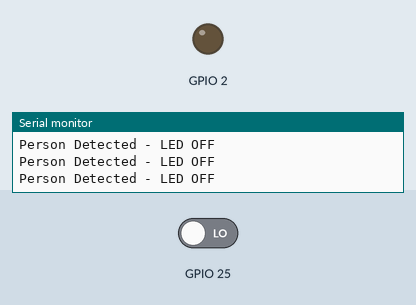
Bench run of a sketch on a simulated ESP32. On the bench: output pins drawn as LEDs (lit = HIGH), the last lines printed to the serial monitor. Inputs (shaded band) come from the test bench; at power-on: GPIO 25 LOW.

Above: at 1.2 s.
1.3 s: GPIO 25 driven HIGH
At 2.0 s:
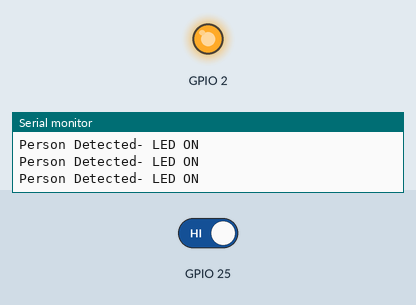
2.8 s: GPIO 25 driven LOW
At 3.8 s:
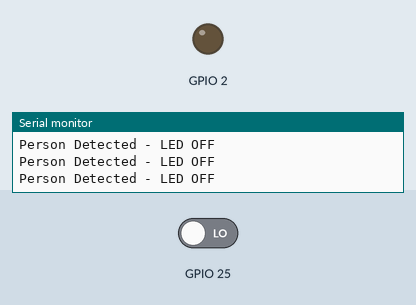
Timing chart, 0 to 5.8 s (numbered marks = the images above; inputs shaded):
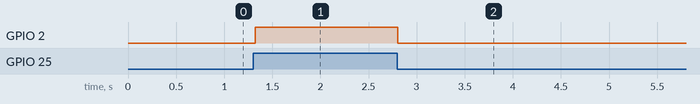

Measured:
- after the input at 1.3 s, GPIO 2: LOW → HIGH at once
- after the input at 2.8 s, GPIO 2: HIGH → LOW at once

The sketch:

pir_sensor.ino
```cpp
void setup() {
 pinMode(2,OUTPUT);
 pinMode(25,INPUT);
 Serial.begin(9600);

}

void loop() {
  int IR_status=digitalRead(25);
  if(IR_status== 1){
    digitalWrite(2,HIGH);
    Serial.println("Person Detected- LED ON");
    delay(10);
  }
else{
  digitalWrite(2,LOW);
  Serial.println("Person Detected - LED OFF");
  delay(10);
}
}
```
